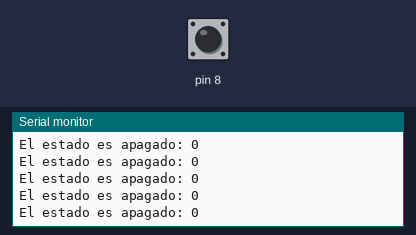
A sketch run on a simulated Arduino Uno, built with avr-gcc and run on an emulated ATmega328P. On the bench: the last lines printed to the serial monitor. The inputs (shaded band) are chosen by the test bench; at power-on: pin 8 LOW.

Above: at 1.2 s.
1.3 s: pin 8 driven HIGH
At 1.8 s:
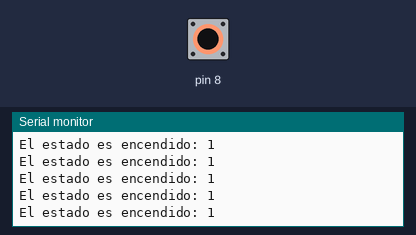
3.2 s: pin 8 driven LOW
At 4.2 s:
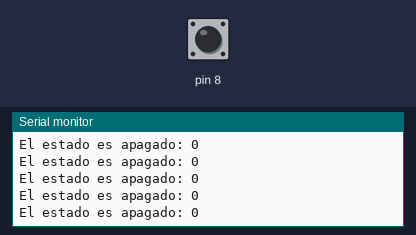
6.2 s: pin 8 driven HIGH
At 7.2 s:
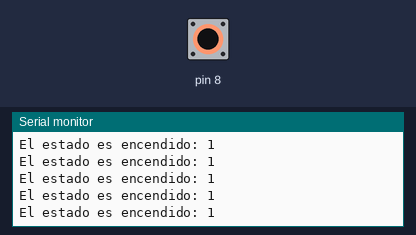
9.2 s: pin 8 driven LOW
At 10.0 s:
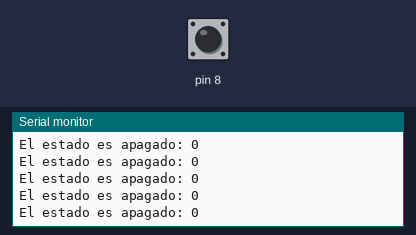
12.2 s: pin 8 driven HIGH
At 13.2 s:
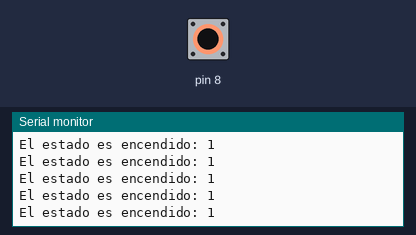
15.2 s: pin 8 pulsed LOW 5 times (0.12 s each, 0.3 s apart)
At 15.9 s:
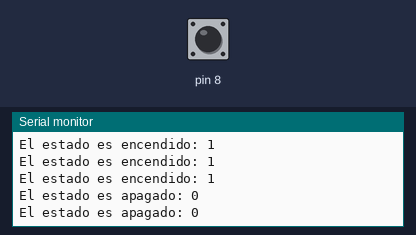

Measured:
- after the input at 1.3 s, the serial monitor: prints a new line after 0.08 s (image 1)

The sketch:

practica_2_septimo.ino
```cpp
int guardar=0;
void setup() {
Serial.begin(9600);//iniciar el puerto Serial->9600->velocidad de transmicion
pinMode(8,INPUT);
}

void loop() {
guardar=digitalRead(8);//leer el estado del pin (presionado o no presionado)
if(guardar==HIGH){
  Serial.print("El estado es encendido: ");//para mensajes estaticos
  Serial.println(guardar);//para variable----> ln para salto de linea
}else{
  Serial.print("El estado es apagado: ");
  Serial.println(guardar);
}
}
```
